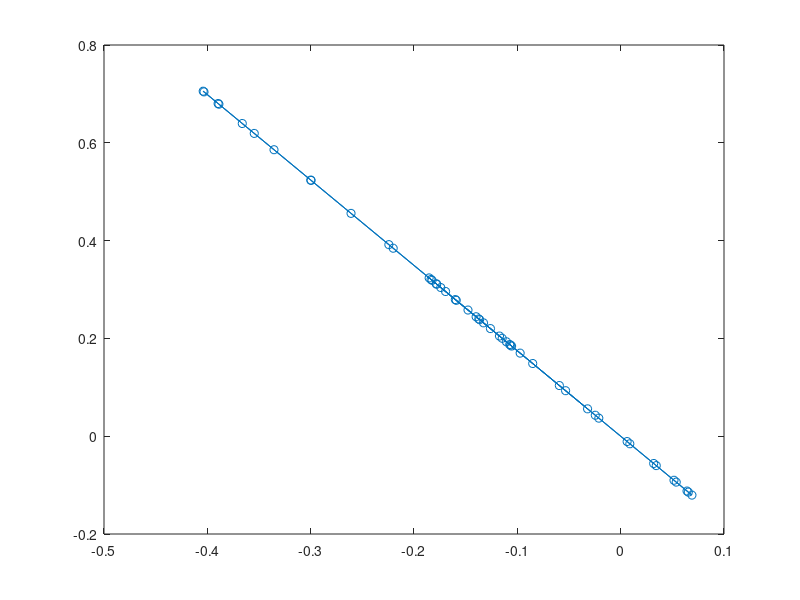

MATLAB code for this plot:
% Created by: Anthony Le
% Last updated: 01.26.2018

% KIN 523: Homework 2 - Motion Capture
% Due: 01.30.2018
% Extensive explanation of code for the professor...
%% Problem 2
close all;
clear;

% load data as individual col vectors
% (i.e. frame, u1, u2, v2, all 49 by 1 vectors)
load('marker.mat');

load('L.mat');

L_1 = L(1, 1);
L_2 = L(2, 1);
L_3 = L(3, 1);
L_4 = L(4, 1);
L_5 = L(5, 1);
L_6 = L(6, 1);
L_7 = L(7, 1);
L_8 = L(8, 1);
L_9 = L(9, 1);
L_10 = L(10, 1);
L_11 = L(11, 1);

Z = 0.15; % in m

% part b
% constants provided in hw2 handout
u_0 = 512; % in px
v_0 = 512; % in px
L_12 = -4.0 * 10^-7; % in px^-2

u_0 = repmat(u_0, 49, 1);
v_0 = repmat(v_0, 49, 1);
% L_12 = repmat(L_12, 49, 1);

% u = u2;
% v = v2;

% eq. 3 from hw2 handout
r = sqrt((u2 - u_0).^2 + (v2 - v_0).^2);

% lens distortion fucntion for Camera 2, eq. 2 from hw2 handout
delta_u2 = ((u2 - u_0) .* r.^2) * L_12;

A = zeros(2, 3, 49);

for i = 1:49
    A(1, 1, i) = (u1(i, 1) * L_9) - L_1;
    A(2, 1, i) = (u2(i, 1) * L_9) - L_1;
    A(1, 2, i) = (u1(i, 1) * L_10) - L_2;
    A(2, 2, i) = (u2(i, 1) * L_10) - L_2;
    A(1, 3, i) = (u1(i, 1) * L_11) - L_3;
    A(2, 3, i) = (u2(i, 1) * L_11) - L_3;
end

B = zeros(2, 1, 49);

for j = 1:49
    B(1, 1, j) = (L_4 - u1(j, 1));
    B(2, 1, j) = (L_4 - u1(j, 1));
end

XYZ = [];

for k = 1:49
    xyz = A(:, :, k) \ B(:, :, k);
    XYZ = cat(2, XYZ, xyz);
end

XYZ = transpose(XYZ);

XYZ(:, 3) = repmat(Z, 49, 1);

plot(XYZ(:, 1), XYZ(:, 2), '-o');
